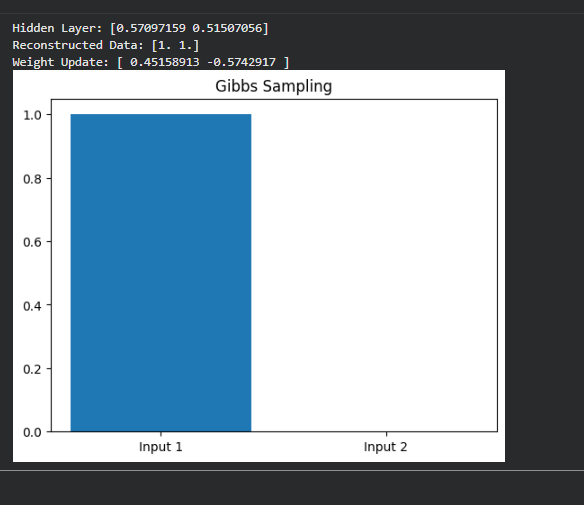

This chart was generated by the following Python code:

import numpy as np
import matplotlib.pyplot as plt

# Initialize data and weights
v = np.array([1, 0])
W = np.random.rand(2, 2)

# Gibbs Sampling
h = 1 / (1 + np.exp(-np.dot(v, W)))
v_new = 1 / (1 + np.exp(-np.dot(h, W.T)))

# Contrastive Divergence
error = v - v_new

print("Hidden Layer:", h)
print("Reconstructed Data:", np.round(v_new))
print("Weight Update:", error)

# Plot graph
plt.bar(["Input 1", "Input 2"], v)
plt.title("Gibbs Sampling")
plt.show()
